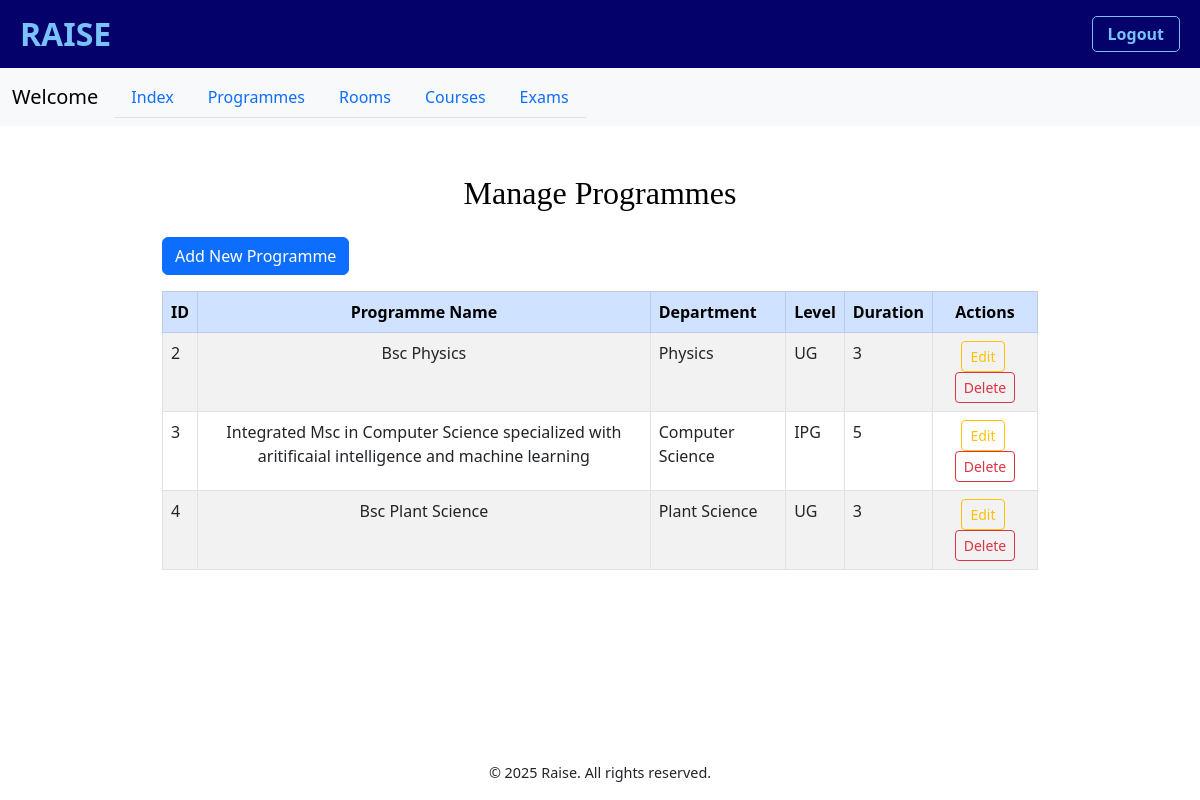
/program_list/, run on the app's committed database.
### exam/models.py (models this page shows, shortened)
class Programme(models.Model):
    LEVEL_CHOICES = [
        ('UG', 'Undergraduate'),
        ('PG', 'Postgraduate'),
        ('FYUG','Four year UG'),
        ('IPG','Integrated PG'),
    ]
    programme_name = models.CharField(max_length=255)
    dept = models.ForeignKey(Department, on_delete=models.CASCADE)
    level = models.CharField(max_length=20, choices=LEVEL_CHOICES)
    duration = models.IntegerField()

class Department(models.Model):
    dept_id = models.AutoField(primary_key=True)
    dept_name = models.CharField(max_length=100)
    def __str__(self):
        return self.dept_name

### exam/views.py (the view)
# urls.py: path('program_list/', views.program_list, name='program_list'),
def program_list(request):
    programs = Programme.objects.all()
    return render(request, 'program_list.html', {'programs': programs})

### templates/program_list.html (shortened to what this page needs)
{% extends 'base.html' %}
{% block content %}
<div class="container mt-5" style="max-width: 900px;">
    <h2 class="text-center mb-4 " style="font-family: 'Poppins', Georgia, 'Times New Roman', Times, serif; color: #000000; font-size: 2rem;">Manage Programmes</h2>
    <div class="d-flex justify-content-between mb-3">
        <a href="{% url 'add_program' %}" class="btn btn-primary">Add New Programme</a>
    </div>
        <table class="table table-striped table-hover table-bordered">
            <thead class="table-primary">
            <tr>
                <th scope="col">ID</th>
                <th scope="col" style="text-align: center;">Programme Name</th>
                <th scope="col">Department</th>
                <th scope="col">Level</th>
                <th scope="col">Duration</th>
                <th scope="col" style="text-align: center;">Actions</th>
            </tr>
        </thead>
        <tbody>
            {% for program in programs %}
            <tr>
                <td>{{ program.id }}</td>
                <td style="text-align: center;">{{ program.programme_name }}</td>
                <td>{{ program.dept }}</td>
                <td>{{ program.level }}</td>
                <td>{{ program.duration }}</td>
                <td class="text-center">
                    <a href="{% url 'edit_program' program.pk %}" class="btn btn-sm btn-outline-warning me-1">Edit</a>
                    <a href="{% url 'delete_program' program.pk %}" class="btn btn-sm btn-outline-danger">Delete</a>
                </td>
            </tr>
            {% endfor %}
        </tbody>
    </table>
</div>
{% endblock %}

### data on the page
Programme: id "2", programme_name "Bsc Physics", dept "Physics", level "UG", duration "3"
Programme: id "3", programme_name "Integrated Msc in Computer Science specialized with aritificaial intelligence and machine learning", dept "Computer Science", level "IPG", duration "5"
Programme: id "4", programme_name "Bsc Plant Science", dept "Plant Science", level "UG", duration "3"
